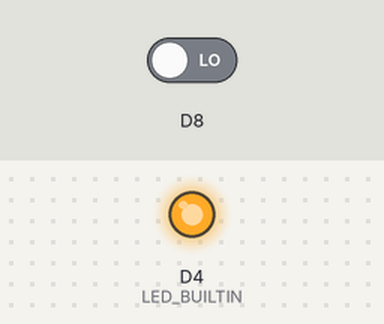
Bench run of a sketch on a simulated ESP8266 (NodeMCU). On the bench: output pins drawn as LEDs (lit = HIGH, except the on-board LED, lit = LOW). Inputs (shaded band) come from the test bench; at power-on: D8 LOW. WiFi joins after 1.5 s; servers stay silent unless stated.

Above: at 3.2 s.
3.3 s: D8 driven HIGH
At 5.5 s:
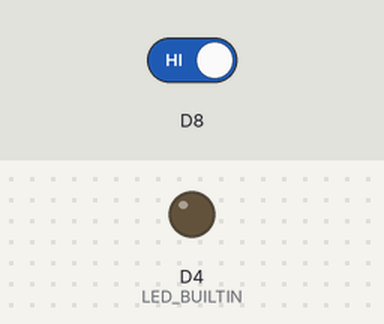
6.0 s: D8 driven LOW
At 6.7 s:
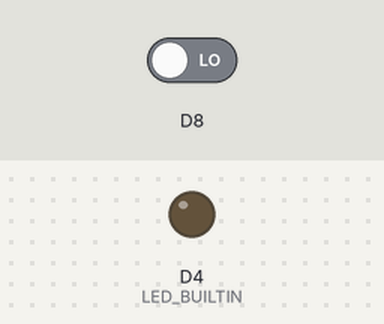
Timing chart, 0 to 9.0 s (numbered marks = the images above; inputs shaded):
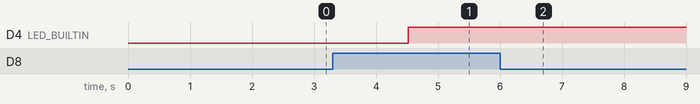

Measured:
- after the input at 3.3 s, D4 (LED_BUILTIN): LOW → HIGH after 1.2 s
- after the input at 6.0 s, D4 (LED_BUILTIN): stops changing and stays HIGH

The sketch:

esppie.ino
```cpp
#include <ESP8266WiFi.h>

const char* ssid     = "YOUR_SSID";
const char* password = "YOUR_PASSWORD";
String result;

String motion ;

void setup()
{
  pinMode(D8, INPUT);
  pinMode(LED_BUILTIN, OUTPUT);
  delay(2000);
  Serial.begin(115200);
  WiFi.hostname("ESP");
  WiFi.begin(ssid, password);
}

void ifttt()
{
  const char host[ ] = "maker.ifttt.com";
  const char trigger[ ] = "YOUR_EVENT_NAME";          //ifttt event name
  const char APIKey[ ] = "YOUR_KEY";  //ifttt key

  WiFiClient client;
  if (!client.connect(host, 80)) {

    return;
    }


  String url = String("/trigger/") + trigger + String("/with/key/") + APIKey;


  client.print(String("GET ") + url + " HTTP/1.1\r\n" + "Host: " + host + "\r\n" + "Connection: close\r\n\r\n");

   delay(20);
}


void loop()  {
 if(digitalRead(D8)== HIGH)
  {
   motion = digitalRead(D8);
   digitalWrite(LED_BUILTIN, LOW);
  ifttt();
  delay(1000);
  digitalWrite(LED_BUILTIN, HIGH);
  delay(2000);

  }

}
```
